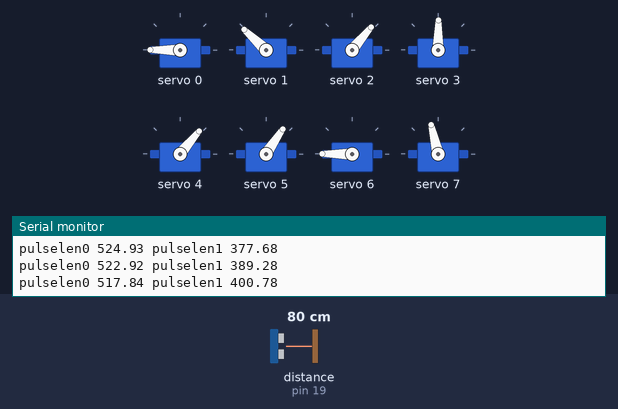
A sketch run on a simulated Arduino Uno, built with avr-gcc and run on an emulated ATmega328P. On the bench: 8 × servo, the last lines printed to the serial monitor. Wiring (inferred from the names in the program): ultrasonic range finder: trigger pin 18; echo pin 19. Inputs (shaded band) come from the test bench; at power-on: distance to the obstacle (sensor on pin 19) 80 cm. The echo pulse lasts 58.3 µs per cm.

Above: at 3.29 s.
3.3 s: distance to the obstacle (sensor on pin 19) set to 2 cm
At 3.47 s:
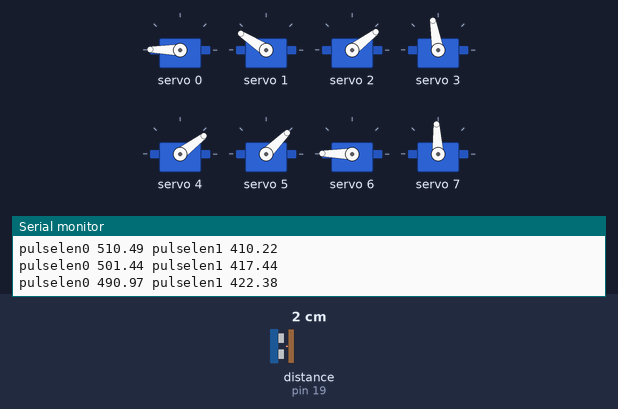
6.3 s: distance to the obstacle (sensor on pin 19) set to 35 cm
At 6.47 s:
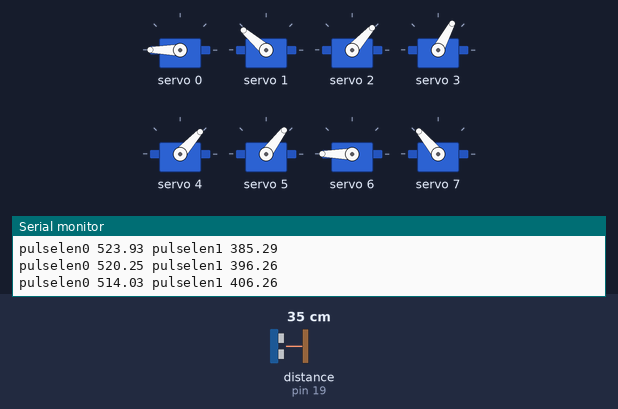
9.3 s: distance to the obstacle (sensor on pin 19) set to 4 cm
At 9.78 s:
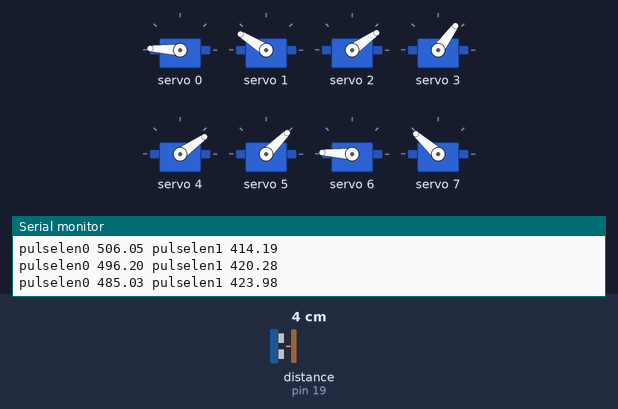
12.3 s: distance to the obstacle (sensor on pin 19) set to 60 cm
At 12.49 s:
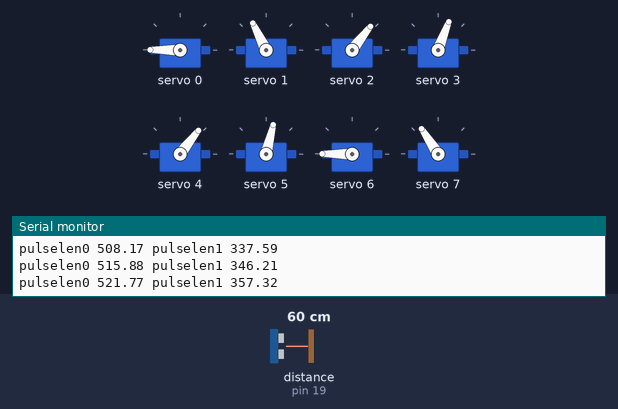
15.3 s: distance to the obstacle (sensor on pin 19) set to 120 cm
18.3 s: distance to the obstacle (sensor on pin 19) set to 250 cm
Timing chart, 0 to 22.3 s (numbered marks = the images above; inputs shaded):
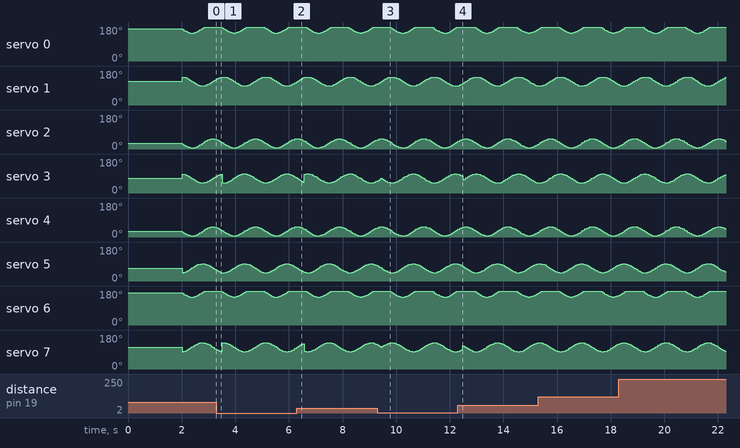

The sketch:

spider_v0_ultrasonic_change_dir_serialpotter.ino
```cpp
#include <Wire.h>
#include <Adafruit_PWMServoDriver.h>

Adafruit_PWMServoDriver pwm = Adafruit_PWMServoDriver();

// Servo motor settings
#define SERVOMIN 225  // PWM value for 70°
#define SERVOMAX 425  // PWM value for 110°
#define CENTER 325    // PWM value for 90°
#define NUM_SERVOS 8  // Number of servos
#define PERIOD 2000   // Oscillation period in milliseconds
#define DELAY_TIME 50 // Delay for smooth movement

// Ultrasonic sensor settings
#define TRIG_PIN 18  // Trigger pin
#define ECHO_PIN 19  // Echo pin

float off_set[8] = {150.0, 50.0, -150.0, -50.0, -150.0, -50.0-20., 150.0, 30.0};
float phase[8] = {0.0, PI / 2., 0.0, PI / 2., 0.0, PI / 2., 0.0, PI / 2.};

float amp_for[8] = {1.0, -1., 1.0, -1., 1.0, 1.0, 1.0, 1.};
float amp[8] = {1.0, -1., 1.0, -1., 1.0, 1.0, 1.0, 1.};
float amp_right[8] = {1.0, -1., 1.0, 1., 1.0, 1.0, 1.0, -1.};

float pulselen[8] = {.0, 0., .0, 0., .0, .0, .0, 0.};
float X[8] = {.0, 0., .0, 0., .0, .0, .0, 0.};

float direction = 1;

unsigned long previousMillis = 0;
unsigned long oldMillis = 0;

const long interval = 200;  // Interval to measure distance in milliseconds

void setup() {
  Serial.begin(115200);
  pwm.begin();
  pwm.setPWMFreq(50);
  delay(10);

  pinMode(TRIG_PIN, OUTPUT);
  pinMode(ECHO_PIN, INPUT);

  for (int servo = 0; servo < NUM_SERVOS; servo++) {
    pulselen[servo] =  CENTER + off_set[servo];
    amp[servo] = amp_for[servo];
    pwm.setPWM(servo, 0, pulselen[servo]);
  }

  delay(2000);
}

const float FREQUENCY = .004;
const float AMPLITUDE = 50.;
unsigned long currentMillis = millis();
unsigned long innerTime = millis();

void loop() {
  oldMillis = currentMillis;
  currentMillis = millis();
  innerTime = innerTime + direction * (currentMillis - oldMillis);

  for (int servo = 0; servo < NUM_SERVOS; servo++) {
    X[servo] = pulselen[servo] - CENTER + off_set[servo];
    pulselen[servo] = CENTER + off_set[servo] + amp[servo] * AMPLITUDE * cos(FREQUENCY * innerTime + phase[servo]);
    pwm.setPWM(servo, 0, pulselen[servo]);
  }

  // Print pulselen[0] and pulselen[1] for the Serial Plotter
  Serial.print("pulselen0 ");
  Serial.print(pulselen[0]);
  Serial.print(" pulselen1 ");
  Serial.println(pulselen[1]); // Ensure newline for the Serial Plotter

  if (currentMillis - previousMillis >= interval) {
    previousMillis = currentMillis;

    digitalWrite(TRIG_PIN, LOW);
    delayMicroseconds(2);
    digitalWrite(TRIG_PIN, HIGH);
    delayMicroseconds(10);
    digitalWrite(TRIG_PIN, LOW);

    unsigned long duration = pulseIn(ECHO_PIN, HIGH);
    unsigned int distance = duration * 0.034 / 2;

    direction = 1.;

    if (distance > 30) {
      for (int servo = 0; servo < NUM_SERVOS; servo++) {
        amp[servo] = amp_for[servo];
      }
    } else {
      for (int servo = 0; servo < NUM_SERVOS; servo++) {
        amp[servo] = amp_right[servo];
      }
    }
  }

  delay(DELAY_TIME);
}
```
